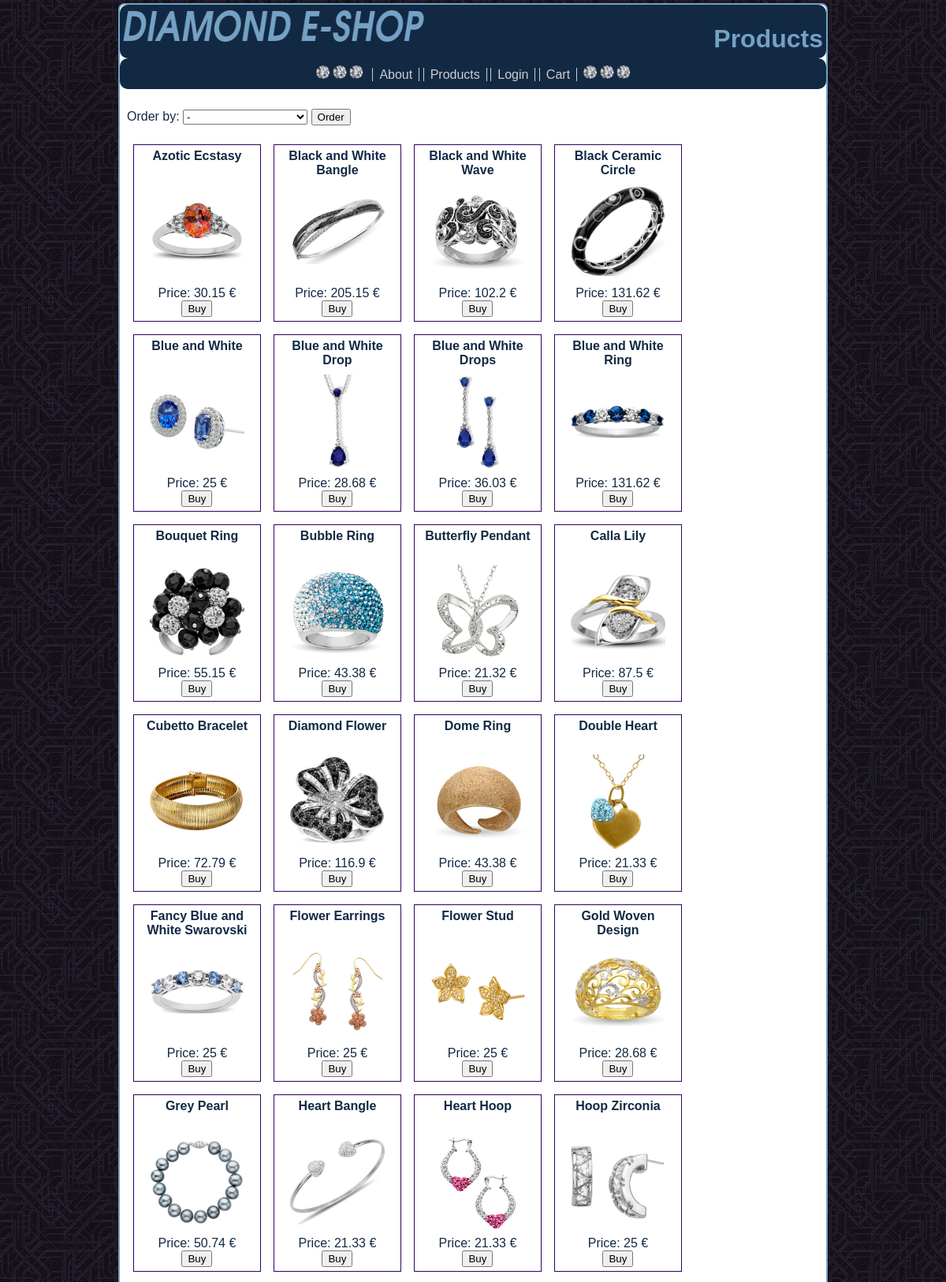
Screenshot of /products.php (signed in, upper part) with the database file from the repository.
### tables this page shows
CREATE TABLE `diamond_products` (
  `kod` smallint(6) NOT NULL,
  `nazov` varchar(30) NOT NULL,
  `cena` float NOT NULL,
  `id_kat` tinyint(4) NOT NULL
);

### functions.php (the view, shortened to what this page needs)
<?php
function list_prod($mysqli, $admin, $uspor)
{
	if (!$mysqli->connect_errno) {
		$sql = "SELECT * FROM diamond_products";
		switch ($uspor)
		{
			case -1:
				$sql .= " ORDER BY nazov ASC";
				break;
		}
		if (($result = $mysqli->query($sql)) && ($result->num_rows > 0)) {
			while($row = $result->fetch_assoc())
			{
				echo "<figure>";
				echo "<figcaption>" . $row['nazov'] . "</figcaption>";
				echo "<img src='src/prod-img\\" . $row["kod"] . ".png' alt='" . $row['nazov'] ."' width='130' height='130'>";
				echo "<p>Price: " . $row["cena"] . " &euro;</p>";
				if (!$admin) echo "<form method='post'><input type='submit' name=" . $row["kod"] . " value='Buy'></form>";
				echo "</figure>";
			}
		} else {
			return false;
		}
	} else {
		echo "<p class='error'>Unable to connect to the server!</p>";
		return false;
	}
}
function order_by()
{
	echo "<form method='post'><p>";
	echo "<label for'sort'>Order by: </label>";
	echo "<select name='sort' size='1' id='sort'>";
	echo "<option value='-1'" . ((isset($_POST['sort']) && $_POST['sort'] == -1) ? 'selected' : '') . ">-</option>\n";
	echo "</select> ";
	echo "<input type='submit' name='uspor' value='Order'>";
	echo "</p></form>";
}
?>

### style.css (style rules this page uses)
:root { --primary: #122944; --secondary: #E1750D; --accent: #75A1C4; }
body { background-image: url(src/img/tile-dark.jpg); background-position: left 60px; font-family: Tahoma, Verdana, Arial, Helvetica, sans-serif; color: var(--primary); padding: 4px; margin: auto; width: 75%; }
section figure { margin: 0.5em; padding: 5px; text-align: center; float: left; width: 150px; border: 1px solid rgb(48,0,95); }
figure { color: var(--primary); }
figure p { clear: both; margin: 0; }
section figcaption { font-weight: bold; height: 40px; overflow: hidden; }

### rows the page displays
diamond_products: nazov "Azotic Ecstasy", shows a picture, cena "30.15"
diamond_products: nazov "Black and White Bangle", shows a picture, cena "205.15"
diamond_products: nazov "Black and White Wave", shows a picture, cena "102.2"
diamond_products: nazov "Black Ceramic Circle", shows a picture, cena "131.62"
diamond_products: nazov "Blue and White", shows a picture, cena "25"
diamond_products: nazov "Blue and White Drop", shows a picture, cena "28.68"
diamond_products: nazov "Blue and White Drops", shows a picture, cena "36.03"
diamond_products: nazov "Blue and White Ring", shows a picture, cena "131.62"
diamond_products: nazov "Bouquet Ring", shows a picture, cena "55.15"
diamond_products: nazov "Bubble Ring", shows a picture, cena "43.38"
diamond_products: nazov "Butterfly Pendant", shows a picture, cena "21.32"
diamond_products: nazov "Calla Lily", shows a picture, cena "87.5"
diamond_products: nazov "Cubetto Bracelet", shows a picture, cena "72.79"
diamond_products: nazov "Diamond Flower", shows a picture, cena "116.9"
diamond_products: nazov "Dome Ring", shows a picture, cena "43.38"
diamond_products: nazov "Double Heart", shows a picture, cena "21.33"
diamond_products: nazov "Fancy Blue and White Swarovski", shows a picture, cena "25"
diamond_products: nazov "Flower Earrings", shows a picture, cena "25"
diamond_products: nazov "Flower Stud", shows a picture, cena "25"
diamond_products: nazov "Gold Woven Design", shows a picture, cena "28.68"
diamond_products: nazov "Grey Pearl", shows a picture, cena "50.74"
diamond_products: nazov "Heart Bangle", shows a picture, cena "21.33"
diamond_products: nazov "Heart Hoop", shows a picture, cena "21.33"
diamond_products: nazov "Hoop Zirconia", shows a picture, cena "25"

### other values shown
$pg_title "Products"
